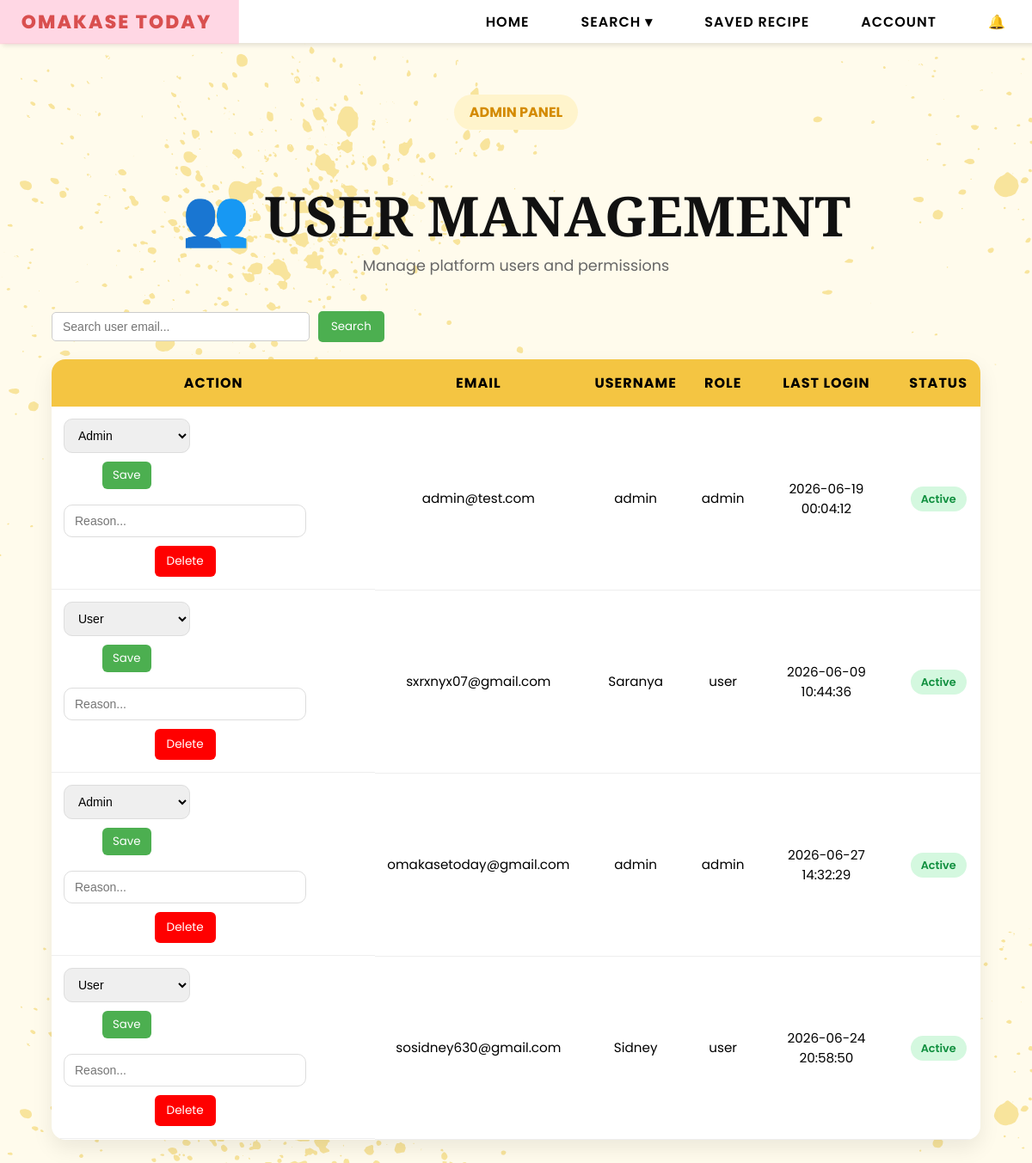
Before: /admin/users (signed in) with the older database file.
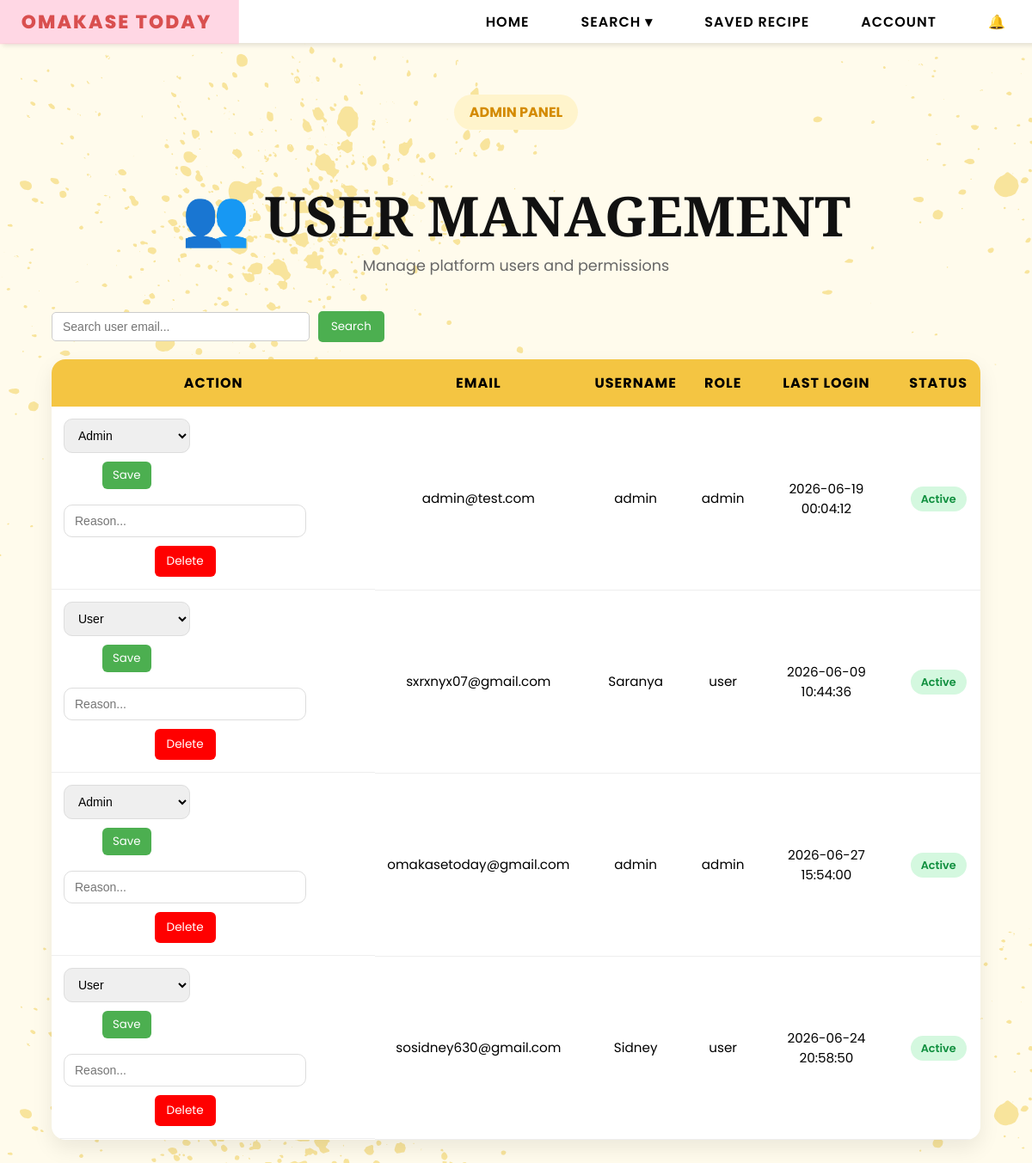
After: the same page with the newer database file.
### tables this page shows
CREATE TABLE users (
        email TEXT PRIMARY KEY,
        username TEXT,
        password TEXT,
        bio TEXT,
        profile_pic TEXT,
        role TEXT DEFAULT 'user'
    , reset_token TEXT, reset_used INTEGER DEFAULT 0, reset_viewed INTEGER DEFAULT 0, last_login TEXT);

### app.py (the view)
@app.route("/admin/users")
def admin_users():
    if session.get("role") != "admin":
        return "403 Forbidden"
    conn = sqlite3.connect(DB_PATH)
    c = conn.cursor()
    c.execute("""
        SELECT email,
            username,
            role,
            last_login
        FROM users
    """)
    users = c.fetchall()
    conn.close()
    six_months_ago = (
            datetime.now() - timedelta(days=180)
        )
    processed_users = []
    for user in users:
        status = "Inactive"
        if user[3]:
            try:
                last_login = datetime.strptime(
                    user[3],
                    "%Y-%m-%d %H:%M:%S"
                )
                if last_login > six_months_ago:
                    status = "Active"
            except:
                status = "Inactive"
        processed_users.append(
            (
                user[0],  # email
                user[1],  # username
                user[2],  # role
                user[3],  # last_login
                status    # active/inactive
            )
        )
    return render_template(
        "admin_users.html",
        users=processed_users
    )

### templates/admin_users.html (shortened to what this page needs)
{% extends "base.html" %}
{% block content %}
<div class="admin-users-wrapper">
    <div class="page-hero">
        <span class="hero-tag">
            ADMIN PANEL
        </span>
        <h1 class="page-title">
            👥 USER MANAGEMENT
        </h1>
        <p class="page-subtitle">
            Manage platform users and permissions
        </p>
    </div>
    <div class="admin-controls">
        <input type="text" id="userSearch" class="search-input"
            placeholder="Search user email...">
        <button onclick="filterUsers()" class="search-btn">
            Search
        </button>
    </div>
    <table class="users-table">
        <thead>
            <tr>
                <th>ACTION</th>
                <th>EMAIL</th>
                <th>USERNAME</th>
                <th>ROLE</th>
                <th>LAST LOGIN</th>
                <th>STATUS</th>
            </tr>
        </thead>
        <tbody id="userBody">
            {% for u in users %}
            <tr>
                <td style="display:flex; gap:8px; flex-wrap:wrap;">
                    <form action="/admin/users/update/{{ u[0] }}" method="POST">
                        <select name="role">
                            <option value="user" {% if u[2]=='user' %}selected{% endif %}>User</option>
                            <option value="admin" {% if u[2]=='admin' %}selected{% endif %}>Admin</option>
                        </select>
                        <button type="submit" class="update-btn">Save</button>
                    </form>
                    <form action="/admin/delete/{{ u[0] }}" method="POST"
                          onsubmit="return confirmDelete(this)">
                        <input type="text" name="reason"
                               placeholder="Reason..."
                               required
                               class="reason-input">
                        <button type="submit" class="delete-btn">
                            Delete
                        </button>
                    </form>
                </td>
                <td>{{ u[0] }}</td>
                <td>{{ u[1] }}</td>
                <td>{{ u[2] }}</td>
                <td>
                    {% if u[3] %}
                        {{ u[3] }}
                    {% else %}
                        Never Logged In
                    {% endif %}
                </td>
                <td>
                    <span class="
                        status-badge
                        {% if u[4] == 'Active' %}
                            active-status
                        {% else %}
                            inactive-status
                        {% endif %}
                    ">
                        {{ u[4] }}
                    </span>
                </td>
            </tr>
            {% endfor %}
        </tbody>
    </table>
</div>
{% endblock %}

### templates/base.html (shortened to what this page needs)
<!DOCTYPE html>
<html lang="en">
<head>
    <link rel="stylesheet" href="{{ url_for('static', filename='css/style.css') }}">
</head>
<body>
<nav>
    <ul>
        <li><a href="{{ url_for('home') }}">Omakase Today</a></li>
        <li class="hideOnMobile"><a href="{{ url_for('home') }}">HOME</a></li>
        <li class="hideOnMobile dropdown">
            <a href="javascript:void(0)" class="dropbtn">SEARCH ▾</a>
        </li>
        <li class="hideOnMobile"><a href="{{ url_for('saved_recipes') }}">SAVED RECIPE</a></li>
        <li class="hideOnMobile"><a href="{{ url_for('profile') }}">ACCOUNT</a></li>
        <li class="notif-wrapper">
            <a href="#" class="notif-icon" onclick="toggleNotif(event)">
                🔔
            </a>
        </li>
    </ul>
</nav>
{% block content %}{% endblock %}
</body>
</html>

Changed rows visible on the page:
changed users "omakasetoday@gmail.com": last_login "2026-06-27 14:32:29" → "2026-06-27 15:54:00"
